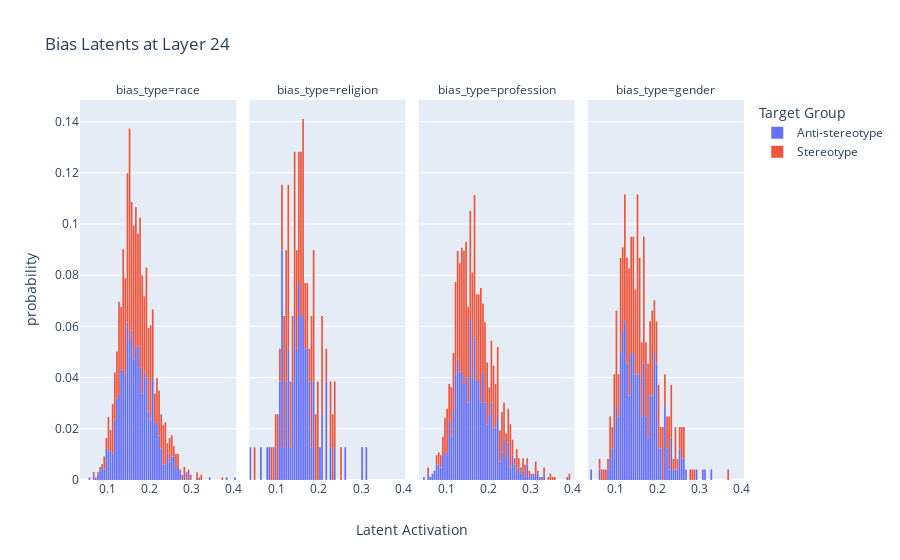

The code cell stored with this chart in its notebook:
### Code cell
import plotly.express as px

# Your existing code
target_dict = {0: "Anti-stereotype", 1: "Stereotype"}
layer_of_interest = 23
data_for_hist = []
for bias in bias_types_of_interest:
    for target in [0, 1]:
        values = results[bias][target][layer_of_interest]
        for v in values:
            data_for_hist.append({"bias_type": bias, "target": target_dict[target], "latent_feature": v})
df_hist = pd.DataFrame(data_for_hist)

fig = px.histogram(
    df_hist,
    x="latent_feature",
    color="target",
    facet_col="bias_type",
    nbins=100,
    histnorm="probability",
    title=f"Bias Latents at Layer {layer_of_interest+1}",
    labels={"latent_feature": "Latent Activation", "target": "Target Group"}
)
fig.update_layout(bargap=0.2)

# Remove x-axis titles for each facet
for axis in fig.layout:
    if axis.startswith("xaxis") and "title" in fig.layout[axis]:
        fig.layout[axis].title.text = ""

# Add a common x-axis label centered under the subplots
fig.add_annotation(
    dict(
        x=0.5,
        y=-0.1,
        xref="paper",
        yref="paper",
        text="Latent Activation",
        showarrow=False,
        font=dict(size=14),
        xanchor='center',
        yanchor='top'
    )
)

fig.show()

### Figure 1 — Plotly figure (JSON) as saved in the notebook; plotly's stock layout.template omitted (floating-point values rounded to 4 significant figures; data arrays with more than 128 entries replaced by an {"elided": "..."} marker saying what was removed)
{"data": [{"alignmentgroup": "True", "bingroup": "x", "histnorm": "probability", "hovertemplate": "Target Group=Anti-stereotype<br>bias_type=race<br>Latent Activation=%{x}<br>probability=%{y}<extra></extra>", "legendgroup": "Anti-stereotype", "marker": {"color": "#636efa", "pattern": {"shape": ""}}, "name": "Anti-stereotype", "nbinsx": 100, "offsetgroup": "Anti-stereotype", "orientation": "v", "showlegend": true, "type": "histogram", "x": {"elided": "976 float values"}, "xaxis": "x", "yaxis": "y"}, {"alignmentgroup": "True", "bingroup": "x", "histnorm": "probability", "hovertemplate": "Target Group=Anti-stereotype<br>bias_type=religion<br>Latent Activation=%{x}<br>probability=%{y}<extra></extra>", "legendgroup": "Anti-stereotype", "marker": {"color": "#636efa", "pattern": {"shape": ""}}, "name": "Anti-stereotype", "nbinsx": 100, "offsetgroup": "Anti-stereotype", "orientation": "v", "showlegend": false, "type": "histogram", "x": [0.3027, 0.2295, 0.06177, 0.1118, 0.1426, 0.1543, 0.1118, 0.2021, 0.1079, 0.1602, 0.124, 0.209, 0.1553, 0.209, 0.1128, 0.1768, 0.106, 0.1182, 0.1777, 0.1387, 0.2188, 0.165, 0.1406, 0.1748, 0.1738, 0.1787, 0.1641, 0.1611, 0.1206, 0.1514, 0.1426, 0.1533, 0.1523, 0.1865, 0.1836, 0.167, 0.1572, 0.1416, 0.1118, 0.1533, 0.127, 0.1611, 0.1484, 0.03833, 0.166, 0.1396, 0.1216, 0.2637, 0.1494, 0.1582, 0.1128, 0.1533, 0.1279, 0.1094, 0.1738, 0.1357, 0.1143, 0.08057, 0.1279, 0.1475, 0.1592, 0.1719, 0.2197, 0.1875, 0.126, 0.1133, 0.166, 0.3145, 0.07959, 0.1436, 0.09961, 0.1338, 0.1885, 0.2188, 0.1592, 0.1611, 0.1494, 0.2373], "xaxis": "x2", "yaxis": "y2"}, {"alignmentgroup": "True", "bingroup": "x", "histnorm": "probability", "hovertemplate": "Target Group=Anti-stereotype<br>bias_type=profession<br>Latent Activation=%{x}<br>probability=%{y}<extra></extra>", "legendgroup": "Anti-stereotype", "marker": {"color": "#636efa", "pattern": {"shape": ""}}, "name": "Anti-stereotype", "nbinsx": 100, "offsetgroup": "Anti-stereotype", "orientation": "v", "showlegend": false, "type": "histogram", "x": {"elided": "827 float values"}, "xaxis": "x3", "yaxis": "y3"}, {"alignmentgroup": "True", "bingroup": "x", "histnorm": "probability", "hovertemplate": "Target Group=Anti-stereotype<br>bias_type=gender<br>Latent Activation=%{x}<br>probability=%{y}<extra></extra>", "legendgroup": "Anti-stereotype", "marker": {"color": "#636efa", "pattern": {"shape": ""}}, "name": "Anti-stereotype", "nbinsx": 100, "offsetgroup": "Anti-stereotype", "orientation": "v", "showlegend": false, "type": "histogram", "x": {"elided": "242 float values"}, "xaxis": "x4", "yaxis": "y4"}, {"alignmentgroup": "True", "bingroup": "x", "histnorm": "probability", "hovertemplate": "Target Group=Stereotype<br>bias_type=race<br>Latent Activation=%{x}<br>probability=%{y}<extra></extra>", "legendgroup": "Stereotype", "marker": {"color": "#EF553B", "pattern": {"shape": ""}}, "name": "Stereotype", "nbinsx": 100, "offsetgroup": "Stereotype", "orientation": "v", "showlegend": true, "type": "histogram", "x": {"elided": "976 float values"}, "xaxis": "x", "yaxis": "y"}, {"alignmentgroup": "True", "bingroup": "x", "histnorm": "probability", "hovertemplate": "Target Group=Stereotype<br>bias_type=religion<br>Latent Activation=%{x}<br>probability=%{y}<extra></extra>", "legendgroup": "Stereotype", "marker": {"color": "#EF553B", "pattern": {"shape": ""}}, "name": "Stereotype", "nbinsx": 100, "offsetgroup": "Stereotype", "orientation": "v", "showlegend": false, "type": "histogram", "x": [0.1758, 0.1445, 0.1196, 0.1216, 0.1465, 0.126, 0.1245, 0.207, 0.1191, 0.1533, 0.1118, 0.2188, 0.1729, 0.207, 0.127, 0.1855, 0.0918, 0.1689, 0.1816, 0.166, 0.1592, 0.2539, 0.124, 0.1826, 0.2295, 0.1504, 0.1289, 0.1494, 0.1973, 0.1582, 0.1494, 0.1914, 0.09814, 0.1973, 0.1875, 0.1807, 0.1445, 0.1621, 0.1177, 0.2334, 0.1621, 0.2051, 0.1406, 0.04517, 0.1079, 0.1729, 0.1846, 0.2266, 0.1221, 0.1523, 0.1025, 0.1348, 0.1592, 0.1357, 0.1611, 0.1426, 0.1011, 0.08936, 0.1592, 0.1357, 0.1621, 0.1885, 0.1602, 0.1904, 0.126, 0.1187, 0.1865, 0.2354, 0.1514, 0.1328, 0.1138, 0.125, 0.2383, 0.1963, 0.1592, 0.1406, 0.1621, 0.2305], "xaxis": "x2", "yaxis": "y2"}, {"alignmentgroup": "True", "bingroup": "x", "histnorm": "probability", "hovertemplate": "Target Group=Stereotype<br>bias_type=profession<br>Latent Activation=%{x}<br>probability=%{y}<extra></extra>", "legendgroup": "Stereotype", "marker": {"color": "#EF553B", "pattern": {"shape": ""}}, "name": "Stereotype", "nbinsx": 100, "offsetgroup": "Stereotype", "orientation": "v", "showlegend": false, "type": "histogram", "x": {"elided": "827 float values"}, "xaxis": "x3", "yaxis": "y3"}, {"alignmentgroup": "True", "bingroup": "x", "histnorm": "probability", "hovertemplate": "Target Group=Stereotype<br>bias_type=gender<br>Latent Activation=%{x}<br>probability=%{y}<extra></extra>", "legendgroup": "Stereotype", "marker": {"color": "#EF553B", "pattern": {"shape": ""}}, "name": "Stereotype", "nbinsx": 100, "offsetgroup": "Stereotype", "orientation": "v", "showlegend": false, "type": "histogram", "x": {"elided": "242 float values"}, "xaxis": "x4", "yaxis": "y4"}], "layout": {"annotations": [{"showarrow": false, "text": "bias_type=race", "x": 0.1175, "xanchor": "center", "xref": "paper", "y": 1, "yanchor": "bottom", "yref": "paper"}, {"showarrow": false, "text": "bias_type=religion", "x": 0.3725, "xanchor": "center", "xref": "paper", "y": 1, "yanchor": "bottom", "yref": "paper"}, {"showarrow": false, "text": "bias_type=profession", "x": 0.6275, "xanchor": "center", "xref": "paper", "y": 1, "yanchor": "bottom", "yref": "paper"}, {"showarrow": false, "text": "bias_type=gender", "x": 0.8825, "xanchor": "center", "xref": "paper", "y": 1, "yanchor": "bottom", "yref": "paper"}, {"font": {"size": 14}, "showarrow": false, "text": "Latent Activation", "x": 0.5, "xanchor": "center", "xref": "paper", "y": -0.1, "yanchor": "top", "yref": "paper"}], "bargap": 0.2, "barmode": "relative", "legend": {"title": {"text": "Target Group"}, "tracegroupgap": 0}, "title": {"text": "Bias Latents at Layer 24"}, "xaxis": {"anchor": "y", "domain": [0, 0.235], "title": {"text": ""}}, "xaxis2": {"anchor": "y2", "domain": [0.255, 0.49], "matches": "x", "title": {"text": ""}}, "xaxis3": {"anchor": "y3", "domain": [0.51, 0.745], "matches": "x", "title": {"text": ""}}, "xaxis4": {"anchor": "y4", "domain": [0.765, 1.0], "matches": "x", "title": {"text": ""}}, "yaxis": {"anchor": "x", "domain": [0, 1], "title": {"text": "probability"}}, "yaxis2": {"anchor": "x2", "domain": [0, 1], "matches": "y", "showticklabels": false}, "yaxis3": {"anchor": "x3", "domain": [0, 1], "matches": "y", "showticklabels": false}, "yaxis4": {"anchor": "x4", "domain": [0, 1], "matches": "y", "showticklabels": false}}}
